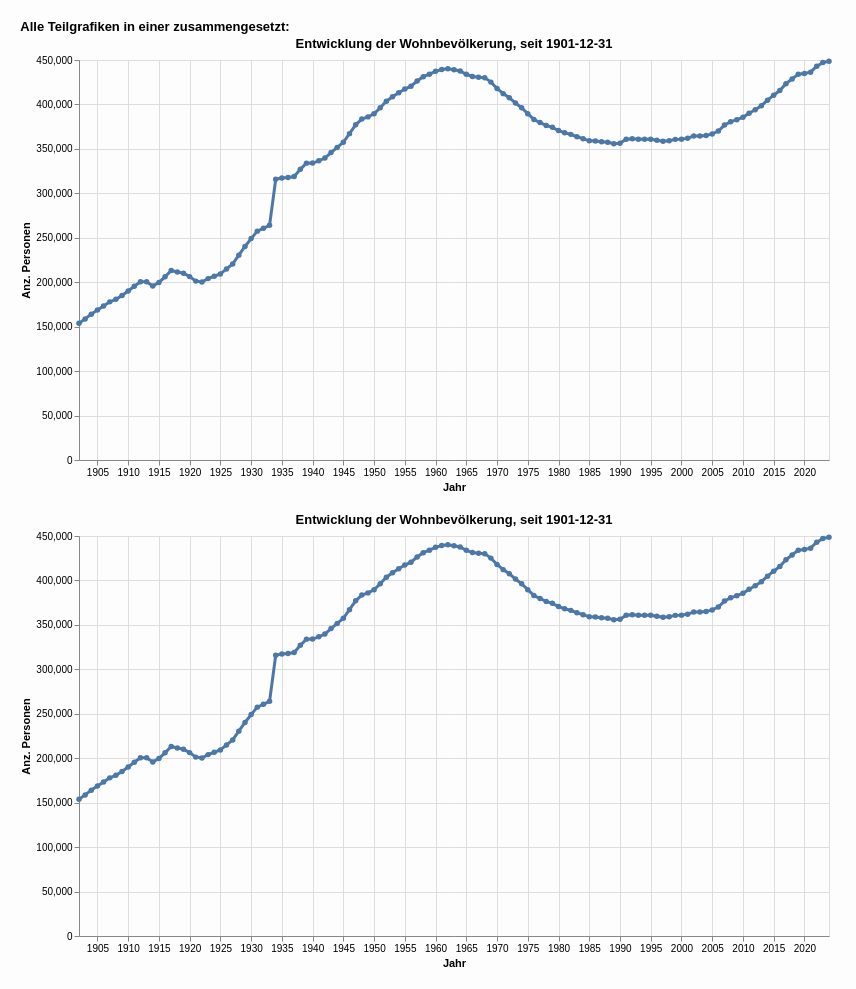

This figure's notebook cell:
### Markdown cell above
##### Kombinierte Grafik in Altair

### Code cell
# Kombiniere die Grafiken horizontal
top_row = alt.hconcat(grafik1, grafik1)
#combined_chart = alt.vconcat(top_row,grafik3)
combined_chart = alt.vconcat(grafik1, grafik1, spacing=20)

# Optional: Füge einen Titel für die gesamte Grafik hinzu
final_chart = combined_chart.properties(
    title="Alle Teilgrafiken in einer zusammengesetzt:    ",  
    background="#FDFDFD",
    padding={"left": 20, "top": 20, "right": 20, "bottom": 20},
    autosize={"type": "fit", "contains": "padding"}
)
#Legenden nicht zusammenfügen
final_chart = final_chart.resolve_scale(
    color='independent',
    shape='independent',
    size='independent'
)

# Zeigen Sie die Grafik an
final_chart

### Figure 1 — Vega-Lite specification as saved in the notebook (floating-point values rounded to 4 significant figures)
{"config": {"view": {"continuousWidth": 300, "continuousHeight": 300}}, "vconcat": [{"layer": [{"mark": {"type": "circle"}, "encoding": {"opacity": {"value": 1.3}, "tooltip": [{"field": "StichtagDatJahr", "type": "temporal"}, {"field": "sum_WBev", "type": "quantitative"}], "x": {"axis": {"title": "Jahr"}, "field": "StichtagDatJahr", "type": "temporal"}, "y": {"axis": {"title": "Anz. Personen"}, "field": "sum_WBev", "type": "quantitative"}}, "name": "view_1", "title": "Entwicklung der Wohnbevölkerung, seit 1901-12-31"}, {"mark": {"type": "line"}, "encoding": {"size": {"condition": {"test": {"not": {"param": "param_1"}}, "value": 1.2}, "value": 3}, "tooltip": [{"field": "StichtagDatJahr", "type": "temporal"}, {"field": "sum_WBev", "type": "quantitative"}], "x": {"axis": {"title": "Jahr"}, "field": "StichtagDatJahr", "type": "temporal"}, "y": {"axis": {"title": "Anz. Personen"}, "field": "sum_WBev", "type": "quantitative"}}, "title": "Entwicklung der Wohnbevölkerung, seit 1901-12-31"}], "height": 400, "width": 750}, {"layer": [{"mark": {"type": "circle"}, "encoding": {"opacity": {"value": 1.3}, "tooltip": [{"field": "StichtagDatJahr", "type": "temporal"}, {"field": "sum_WBev", "type": "quantitative"}], "x": {"axis": {"title": "Jahr"}, "field": "StichtagDatJahr", "type": "temporal"}, "y": {"axis": {"title": "Anz. Personen"}, "field": "sum_WBev", "type": "quantitative"}}, "name": "view_1", "title": "Entwicklung der Wohnbevölkerung, seit 1901-12-31"}, {"mark": {"type": "line"}, "encoding": {"size": {"condition": {"test": {"not": {"param": "param_1"}}, "value": 1.2}, "value": 3}, "tooltip": [{"field": "StichtagDatJahr", "type": "temporal"}, {"field": "sum_WBev", "type": "quantitative"}], "x": {"axis": {"title": "Jahr"}, "field": "StichtagDatJahr", "type": "temporal"}, "y": {"axis": {"title": "Anz. Personen"}, "field": "sum_WBev", "type": "quantitative"}}, "title": "Entwicklung der Wohnbevölkerung, seit 1901-12-31"}], "height": 400, "width": 750}], "autosize": {"type": "fit", "contains": "padding"}, "background": "#FDFDFD", "data": {"name": "data-071bf2670204a3faf740bb8e2035d9e6"}, "padding": {"left": 20, "top": 20, "right": 20, "bottom": 20}, "params": [{"name": "param_1", "select": {"type": "point", "fields": [""], "nearest": true, "on": "pointerover"}, "views": ["view_1"]}], "resolve": {"scale": {"color": "independent", "shape": "independent", "size": "independent"}}, "spacing": 20, "title": "Alle Teilgrafiken in einer zusammengesetzt:    ", "$schema": "https://vega.github.io/schema/vega-lite/v5.8.0.json", "datasets": {"data-071bf2670204a3faf740bb8e2035d9e6": [{"StichtagDatJahr": "1902-01-01T00:00:00", "sum_WBev": 153741}, {"StichtagDatJahr": "1903-01-01T00:00:00", "sum_WBev": 158719}, {"StichtagDatJahr": "1904-01-01T00:00:00", "sum_WBev": 164060}, {"StichtagDatJahr": "1905-01-01T00:00:00", "sum_WBev": 168877}, {"StichtagDatJahr": "1906-01-01T00:00:00", "sum_WBev": 173283}, {"StichtagDatJahr": "1907-01-01T00:00:00", "sum_WBev": 177899}, {"StichtagDatJahr": "1908-01-01T00:00:00", "sum_WBev": 180722}, {"StichtagDatJahr": "1909-01-01T00:00:00", "sum_WBev": 185041}, {"StichtagDatJahr": "1910-01-01T00:00:00", "sum_WBev": 190092}, {"StichtagDatJahr": "1911-01-01T00:00:00", "sum_WBev": 195525}, {"StichtagDatJahr": "1912-01-01T00:00:00", "sum_WBev": 200462}, {"StichtagDatJahr": "1913-01-01T00:00:00", "sum_WBev": 200632}, {"StichtagDatJahr": "1914-01-01T00:00:00", "sum_WBev": 195867}, {"StichtagDatJahr": "1915-01-01T00:00:00", "sum_WBev": 199726}, {"StichtagDatJahr": "1916-01-01T00:00:00", "sum_WBev": 206073}, {"StichtagDatJahr": "1917-01-01T00:00:00", "sum_WBev": 213193}, {"StichtagDatJahr": "1918-01-01T00:00:00", "sum_WBev": 211421}, {"StichtagDatJahr": "1919-01-01T00:00:00", "sum_WBev": 210151}, {"StichtagDatJahr": "1920-01-01T00:00:00", "sum_WBev": 206299}, {"StichtagDatJahr": "1921-01-01T00:00:00", "sum_WBev": 201242}, {"StichtagDatJahr": "1922-01-01T00:00:00", "sum_WBev": 200289}, {"StichtagDatJahr": "1923-01-01T00:00:00", "sum_WBev": 204049}, {"StichtagDatJahr": "1924-01-01T00:00:00", "sum_WBev": 206719}, {"StichtagDatJahr": "1925-01-01T00:00:00", "sum_WBev": 209327}, {"StichtagDatJahr": "1926-01-01T00:00:00", "sum_WBev": 214959}, {"StichtagDatJahr": "1927-01-01T00:00:00", "sum_WBev": 220613}, {"StichtagDatJahr": "1928-01-01T00:00:00", "sum_WBev": 230476}, {"StichtagDatJahr": "1929-01-01T00:00:00", "sum_WBev": 240202}, {"StichtagDatJahr": "1930-01-01T00:00:00", "sum_WBev": 249067}, {"StichtagDatJahr": "1931-01-01T00:00:00", "sum_WBev": 257478}, {"StichtagDatJahr": "1932-01-01T00:00:00", "sum_WBev": 260694}, {"StichtagDatJahr": "1933-01-01T00:00:00", "sum_WBev": 264043}, {"StichtagDatJahr": "1934-01-01T00:00:00", "sum_WBev": 315864}, {"StichtagDatJahr": "1935-01-01T00:00:00", "sum_WBev": 317157}, {"StichtagDatJahr": "1936-01-01T00:00:00", "sum_WBev": 317712}, {"StichtagDatJahr": "1937-01-01T00:00:00", "sum_WBev": 318926}, {"StichtagDatJahr": "1938-01-01T00:00:00", "sum_WBev": 326979}, {"StichtagDatJahr": "1939-01-01T00:00:00", "sum_WBev": 333984}, {"StichtagDatJahr": "1940-01-01T00:00:00", "sum_WBev": 334026}, {"StichtagDatJahr": "1941-01-01T00:00:00", "sum_WBev": 336531}, {"StichtagDatJahr": "1942-01-01T00:00:00", "sum_WBev": 339721}, {"StichtagDatJahr": "1943-01-01T00:00:00", "sum_WBev": 345819}, {"StichtagDatJahr": "1944-01-01T00:00:00", "sum_WBev": 351679}, {"StichtagDatJahr": "1945-01-01T00:00:00", "sum_WBev": 357381}, {"StichtagDatJahr": "1946-01-01T00:00:00", "sum_WBev": 367171}, {"StichtagDatJahr": "1947-01-01T00:00:00", "sum_WBev": 377087}, {"StichtagDatJahr": "1948-01-01T00:00:00", "sum_WBev": 383568}, {"StichtagDatJahr": "1949-01-01T00:00:00", "sum_WBev": 386003}, {"StichtagDatJahr": "1950-01-01T00:00:00", "sum_WBev": 389573}, {"StichtagDatJahr": "1951-01-01T00:00:00", "sum_WBev": 396260}, {"StichtagDatJahr": "1952-01-01T00:00:00", "sum_WBev": 403625}, {"StichtagDatJahr": "1953-01-01T00:00:00", "sum_WBev": 408544}, {"StichtagDatJahr": "1954-01-01T00:00:00", "sum_WBev": 413044}, {"StichtagDatJahr": "1955-01-01T00:00:00", "sum_WBev": 417351}, {"StichtagDatJahr": "1956-01-01T00:00:00", "sum_WBev": 420489}, {"StichtagDatJahr": "1957-01-01T00:00:00", "sum_WBev": 426349}, {"StichtagDatJahr": "1958-01-01T00:00:00", "sum_WBev": 431242}, {"StichtagDatJahr": "1959-01-01T00:00:00", "sum_WBev": 434080}, {"StichtagDatJahr": "1960-01-01T00:00:00", "sum_WBev": 437273}, {"StichtagDatJahr": "1961-01-01T00:00:00", "sum_WBev": 439322}, {"StichtagDatJahr": "1962-01-01T00:00:00", "sum_WBev": 440180}, {"StichtagDatJahr": "1963-01-01T00:00:00", "sum_WBev": 439090}, {"StichtagDatJahr": "1964-01-01T00:00:00", "sum_WBev": 437630}, {"StichtagDatJahr": "1965-01-01T00:00:00", "sum_WBev": 433865}, {"StichtagDatJahr": "1966-01-01T00:00:00", "sum_WBev": 431533}, {"StichtagDatJahr": "1967-01-01T00:00:00", "sum_WBev": 430594}, {"StichtagDatJahr": "1968-01-01T00:00:00", "sum_WBev": 430155}, {"StichtagDatJahr": "1969-01-01T00:00:00", "sum_WBev": 425117}, {"StichtagDatJahr": "1970-01-01T00:00:00", "sum_WBev": 417972}, {"StichtagDatJahr": "1971-01-01T00:00:00", "sum_WBev": 412169}, {"StichtagDatJahr": "1972-01-01T00:00:00", "sum_WBev": 407647}, {"StichtagDatJahr": "1973-01-01T00:00:00", "sum_WBev": 401577}, {"StichtagDatJahr": "1974-01-01T00:00:00", "sum_WBev": 396261}, {"StichtagDatJahr": "1975-01-01T00:00:00", "sum_WBev": 389613}, {"StichtagDatJahr": "1976-01-01T00:00:00", "sum_WBev": 382999}, {"StichtagDatJahr": "1977-01-01T00:00:00", "sum_WBev": 379635}, {"StichtagDatJahr": "1978-01-01T00:00:00", "sum_WBev": 376447}, {"StichtagDatJahr": "1979-01-01T00:00:00", "sum_WBev": 374221}, {"StichtagDatJahr": "1980-01-01T00:00:00", "sum_WBev": 370618}, {"StichtagDatJahr": "1981-01-01T00:00:00", "sum_WBev": 368171}, {"StichtagDatJahr": "1982-01-01T00:00:00", "sum_WBev": 366340}, {"StichtagDatJahr": "1983-01-01T00:00:00", "sum_WBev": 363652}, {"StichtagDatJahr": "1984-01-01T00:00:00", "sum_WBev": 361493}, {"StichtagDatJahr": "1985-01-01T00:00:00", "sum_WBev": 359084}, {"StichtagDatJahr": "1986-01-01T00:00:00", "sum_WBev": 358873}, {"StichtagDatJahr": "1987-01-01T00:00:00", "sum_WBev": 358042}, {"StichtagDatJahr": "1988-01-01T00:00:00", "sum_WBev": 357360}, {"StichtagDatJahr": "1989-01-01T00:00:00", "sum_WBev": 355901}, {"StichtagDatJahr": "1990-01-01T00:00:00", "sum_WBev": 356352}, {"StichtagDatJahr": "1991-01-01T00:00:00", "sum_WBev": 360875}, {"StichtagDatJahr": "1992-01-01T00:00:00", "sum_WBev": 361488}, {"StichtagDatJahr": "1993-01-01T00:00:00", "sum_WBev": 360898}, {"StichtagDatJahr": "1994-01-01T00:00:00", "sum_WBev": 360848}, {"StichtagDatJahr": "1995-01-01T00:00:00", "sum_WBev": 360826}, {"StichtagDatJahr": "1996-01-01T00:00:00", "sum_WBev": 359648}, {"StichtagDatJahr": "1997-01-01T00:00:00", "sum_WBev": 358594}, {"StichtagDatJahr": "1998-01-01T00:00:00", "sum_WBev": 359073}, {"StichtagDatJahr": "1999-01-01T00:00:00", "sum_WBev": 360704}, {"StichtagDatJahr": "2000-01-01T00:00:00", "sum_WBev": 360980}, {"StichtagDatJahr": "2001-01-01T00:00:00", "sum_WBev": 362042}, {"StichtagDatJahr": "2002-01-01T00:00:00", "sum_WBev": 364558}, {"StichtagDatJahr": "2003-01-01T00:00:00", "sum_WBev": 364528}, {"StichtagDatJahr": "2004-01-01T00:00:00", "sum_WBev": 364977}, {"StichtagDatJahr": "2005-01-01T00:00:00", "sum_WBev": 366809}, {"StichtagDatJahr": "2006-01-01T00:00:00", "sum_WBev": 370062}, {"StichtagDatJahr": "2007-01-01T00:00:00", "sum_WBev": 376815}, {"StichtagDatJahr": "2008-01-01T00:00:00", "sum_WBev": 380499}, {"StichtagDatJahr": "2009-01-01T00:00:00", "sum_WBev": 382906}, {"StichtagDatJahr": "2010-01-01T00:00:00", "sum_WBev": 385468}, {"StichtagDatJahr": "2011-01-01T00:00:00", "sum_WBev": 390082}, {"StichtagDatJahr": "2012-01-01T00:00:00", "sum_WBev": 394012}, {"StichtagDatJahr": "2013-01-01T00:00:00", "sum_WBev": 398575}, {"StichtagDatJahr": "2014-01-01T00:00:00", "sum_WBev": 404783}, {"StichtagDatJahr": "2015-01-01T00:00:00", "sum_WBev": 410404}, {"StichtagDatJahr": "2016-01-01T00:00:00", "sum_WBev": 415682}, {"StichtagDatJahr": "2017-01-01T00:00:00", "sum_WBev": 423310}, {"StichtagDatJahr": "2018-01-01T00:00:00", "sum_WBev": 428737}, {"StichtagDatJahr": "2019-01-01T00:00:00", "sum_WBev": 434008}, {"StichtagDatJahr": "2020-01-01T00:00:00", "sum_WBev": 434736}, {"StichtagDatJahr": "2021-01-01T00:00:00", "sum_WBev": 436332}, {"StichtagDatJahr": "2022-01-01T00:00:00", "sum_WBev": 443037}, {"StichtagDatJahr": "2023-01-01T00:00:00", "sum_WBev": 447082}, {"StichtagDatJahr": "2024-01-01T00:00:00", "sum_WBev": 448664}]}}
